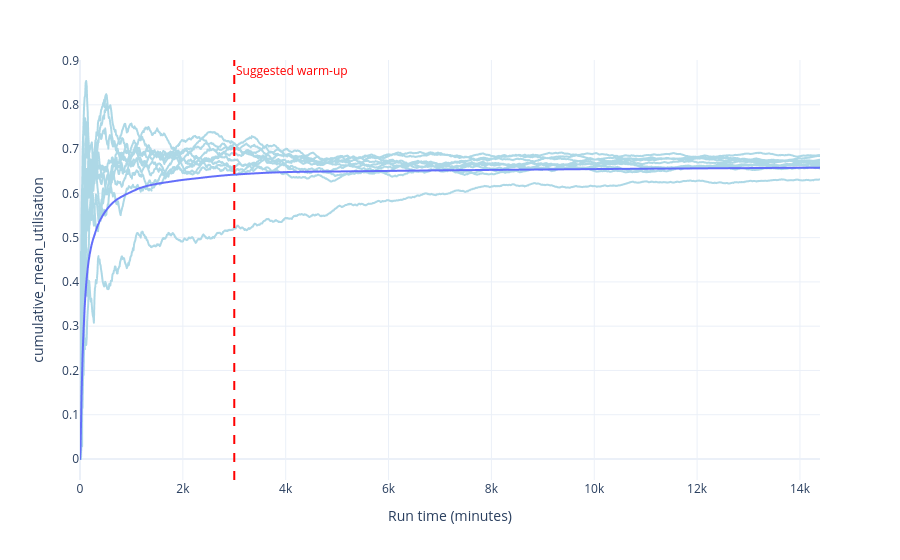

Notebook code cell kept with this figure:
### Code cell
plot_time_series(audit_results, "utilisation", 3000)

### Figure 1 — Plotly figure (JSON) as saved in the notebook; plotly's stock layout.template omitted (floating-point values rounded to 4 significant figures; data arrays with more than 128 entries replaced by an {"elided": "..."} marker saying what was removed)
{"data": [{"hovertemplate": "run=0<br>time=%{x}<br>utilisation=%{y}<extra></extra>", "legendgroup": "", "line": {"color": "lightblue", "dash": "solid"}, "marker": {"symbol": "circle"}, "mode": "lines", "name": "", "showlegend": false, "type": "scattergl", "x": {"elided": "1440 int values"}, "xaxis": "x", "y": {"elided": "1440 float values"}, "yaxis": "y"}, {"hovertemplate": "run=1<br>time=%{x}<br>utilisation=%{y}<extra></extra>", "legendgroup": "", "line": {"color": "lightblue", "dash": "solid"}, "marker": {"symbol": "circle"}, "mode": "lines", "name": "", "showlegend": false, "type": "scattergl", "x": {"elided": "1440 int values"}, "xaxis": "x", "y": {"elided": "1440 float values"}, "yaxis": "y"}, {"hovertemplate": "run=2<br>time=%{x}<br>utilisation=%{y}<extra></extra>", "legendgroup": "", "line": {"color": "lightblue", "dash": "solid"}, "marker": {"symbol": "circle"}, "mode": "lines", "name": "", "showlegend": false, "type": "scattergl", "x": {"elided": "1440 int values"}, "xaxis": "x", "y": {"elided": "1440 float values"}, "yaxis": "y"}, {"hovertemplate": "run=3<br>time=%{x}<br>utilisation=%{y}<extra></extra>", "legendgroup": "", "line": {"color": "lightblue", "dash": "solid"}, "marker": {"symbol": "circle"}, "mode": "lines", "name": "", "showlegend": false, "type": "scattergl", "x": {"elided": "1440 int values"}, "xaxis": "x", "y": {"elided": "1440 float values"}, "yaxis": "y"}, {"hovertemplate": "run=4<br>time=%{x}<br>utilisation=%{y}<extra></extra>", "legendgroup": "", "line": {"color": "lightblue", "dash": "solid"}, "marker": {"symbol": "circle"}, "mode": "lines", "name": "", "showlegend": false, "type": "scattergl", "x": {"elided": "1440 int values"}, "xaxis": "x", "y": {"elided": "1440 float values"}, "yaxis": "y"}, {"hovertemplate": "run=5<br>time=%{x}<br>utilisation=%{y}<extra></extra>", "legendgroup": "", "line": {"color": "lightblue", "dash": "solid"}, "marker": {"symbol": "circle"}, "mode": "lines", "name": "", "showlegend": false, "type": "scattergl", "x": {"elided": "1440 int values"}, "xaxis": "x", "y": {"elided": "1440 float values"}, "yaxis": "y"}, {"hovertemplate": "run=6<br>time=%{x}<br>utilisation=%{y}<extra></extra>", "legendgroup": "", "line": {"color": "lightblue", "dash": "solid"}, "marker": {"symbol": "circle"}, "mode": "lines", "name": "", "showlegend": false, "type": "scattergl", "x": {"elided": "1440 int values"}, "xaxis": "x", "y": {"elided": "1440 float values"}, "yaxis": "y"}, {"hovertemplate": "run=7<br>time=%{x}<br>utilisation=%{y}<extra></extra>", "legendgroup": "", "line": {"color": "lightblue", "dash": "solid"}, "marker": {"symbol": "circle"}, "mode": "lines", "name": "", "showlegend": false, "type": "scattergl", "x": {"elided": "1440 int values"}, "xaxis": "x", "y": {"elided": "1440 float values"}, "yaxis": "y"}, {"hovertemplate": "run=8<br>time=%{x}<br>utilisation=%{y}<extra></extra>", "legendgroup": "", "line": {"color": "lightblue", "dash": "solid"}, "marker": {"symbol": "circle"}, "mode": "lines", "name": "", "showlegend": false, "type": "scattergl", "x": {"elided": "1440 int values"}, "xaxis": "x", "y": {"elided": "1440 float values"}, "yaxis": "y"}, {"hovertemplate": "run=9<br>time=%{x}<br>utilisation=%{y}<extra></extra>", "legendgroup": "", "line": {"color": "lightblue", "dash": "solid"}, "marker": {"symbol": "circle"}, "mode": "lines", "name": "", "showlegend": false, "type": "scattergl", "x": {"elided": "1440 int values"}, "xaxis": "x", "y": {"elided": "1440 float values"}, "yaxis": "y"}, {"hovertemplate": "time=%{x}<br>overall_cumulative=%{y}<extra></extra>", "legendgroup": "", "line": {"color": "#636efa", "dash": "solid"}, "marker": {"symbol": "circle"}, "mode": "lines", "name": "", "showlegend": false, "type": "scattergl", "x": {"elided": "1440 int values"}, "xaxis": "x", "y": {"elided": "1440 float values"}, "yaxis": "y"}], "layout": {"annotations": [{"font": {"color": "red"}, "showarrow": false, "text": "Suggested warm-up", "x": 3000, "xanchor": "left", "xref": "x", "y": 1, "yanchor": "top", "yref": "y domain"}], "legend": {"tracegroupgap": 0}, "margin": {"t": 60}, "shapes": [{"line": {"color": "red", "dash": "dash"}, "type": "line", "x0": 3000, "x1": 3000, "xref": "x", "y0": 0, "y1": 1, "yref": "y domain"}], "xaxis": {"anchor": "y", "domain": [0.0, 1.0], "title": {"text": "Run time (minutes)"}}, "yaxis": {"anchor": "x", "domain": [0.0, 1.0], "title": {"text": "cumulative_mean_utilisation"}}}}
